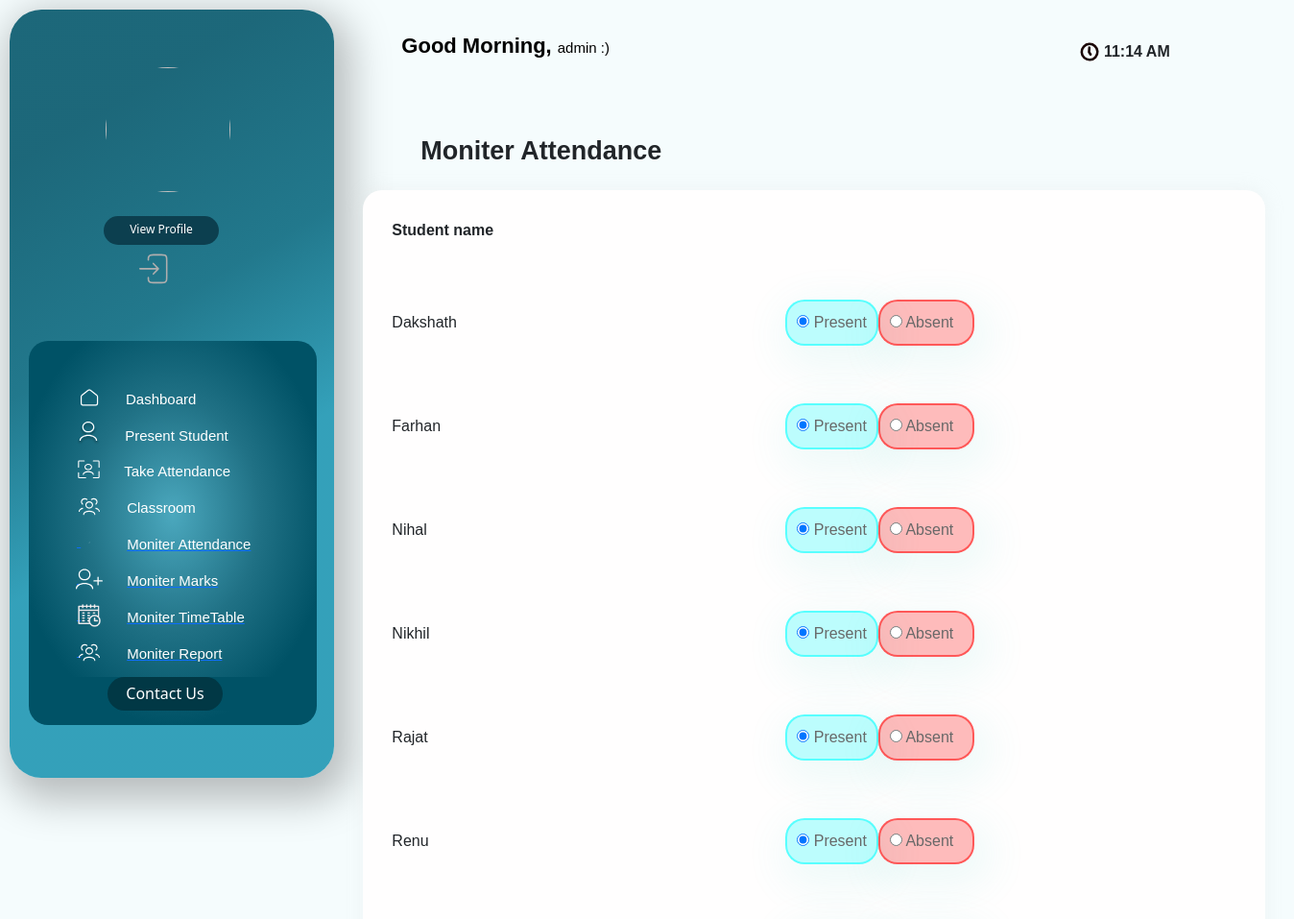
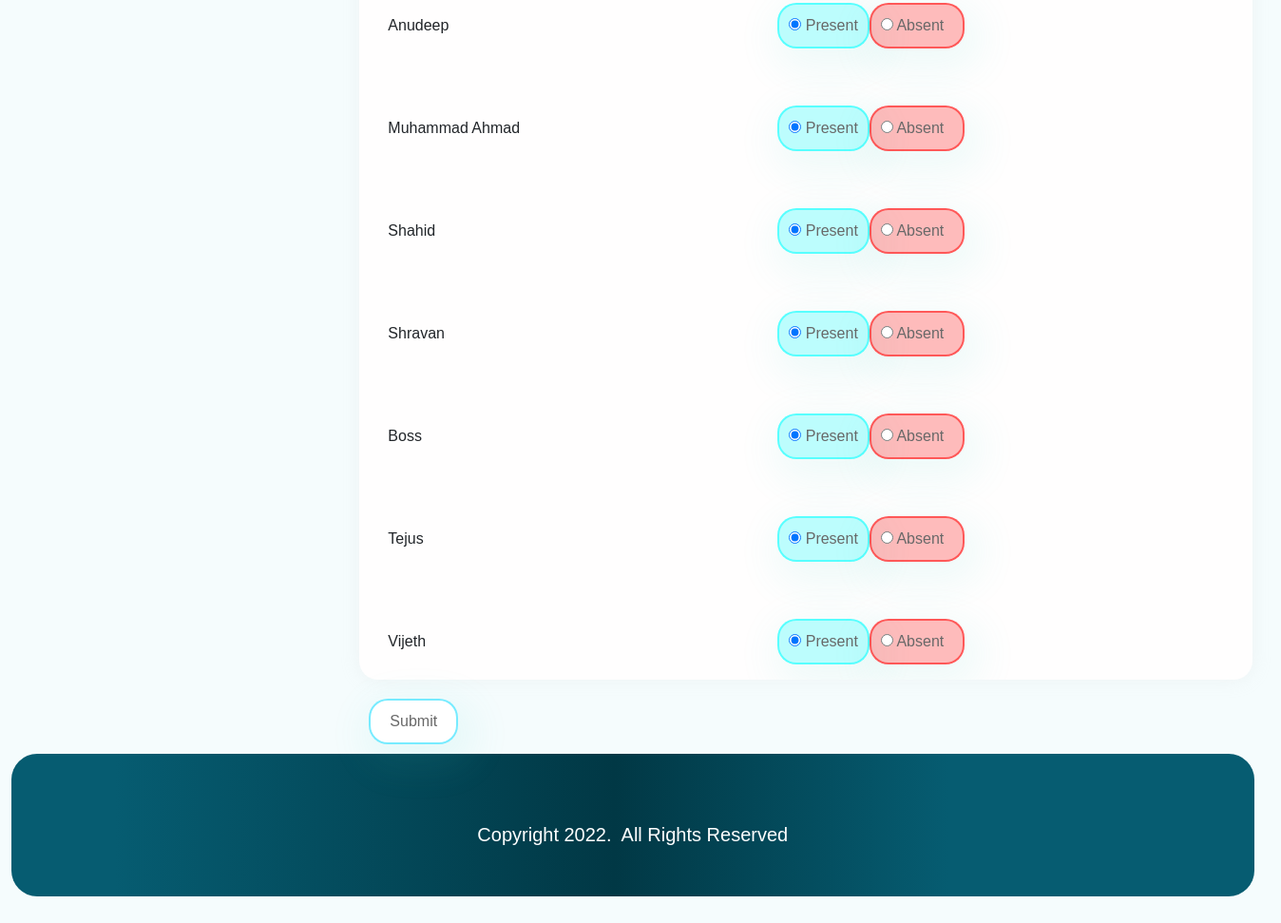
The page /info/teacher/5980/Edit_att/ (signed in) on the database as committed earlier (2 pictures, top to bottom).
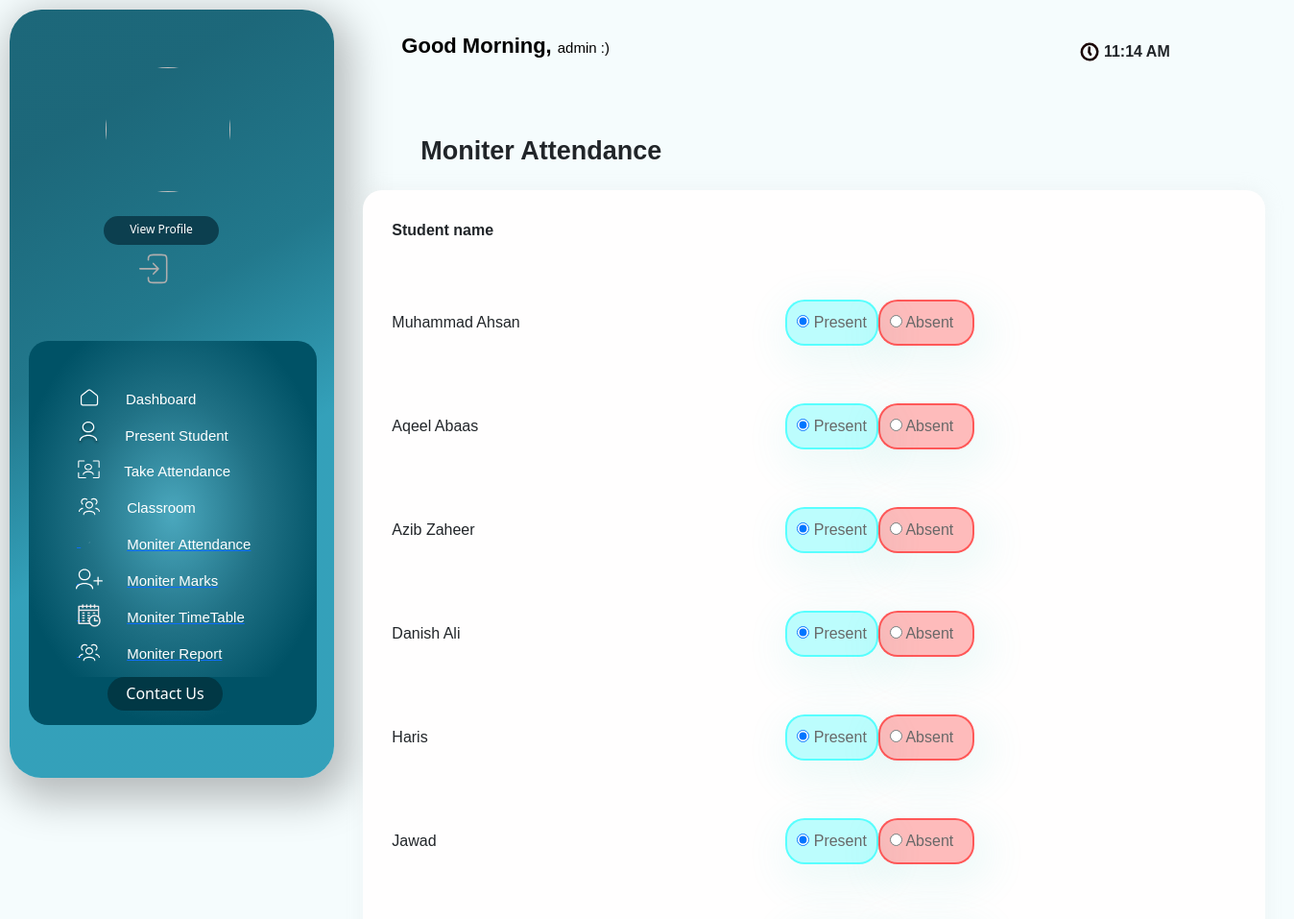
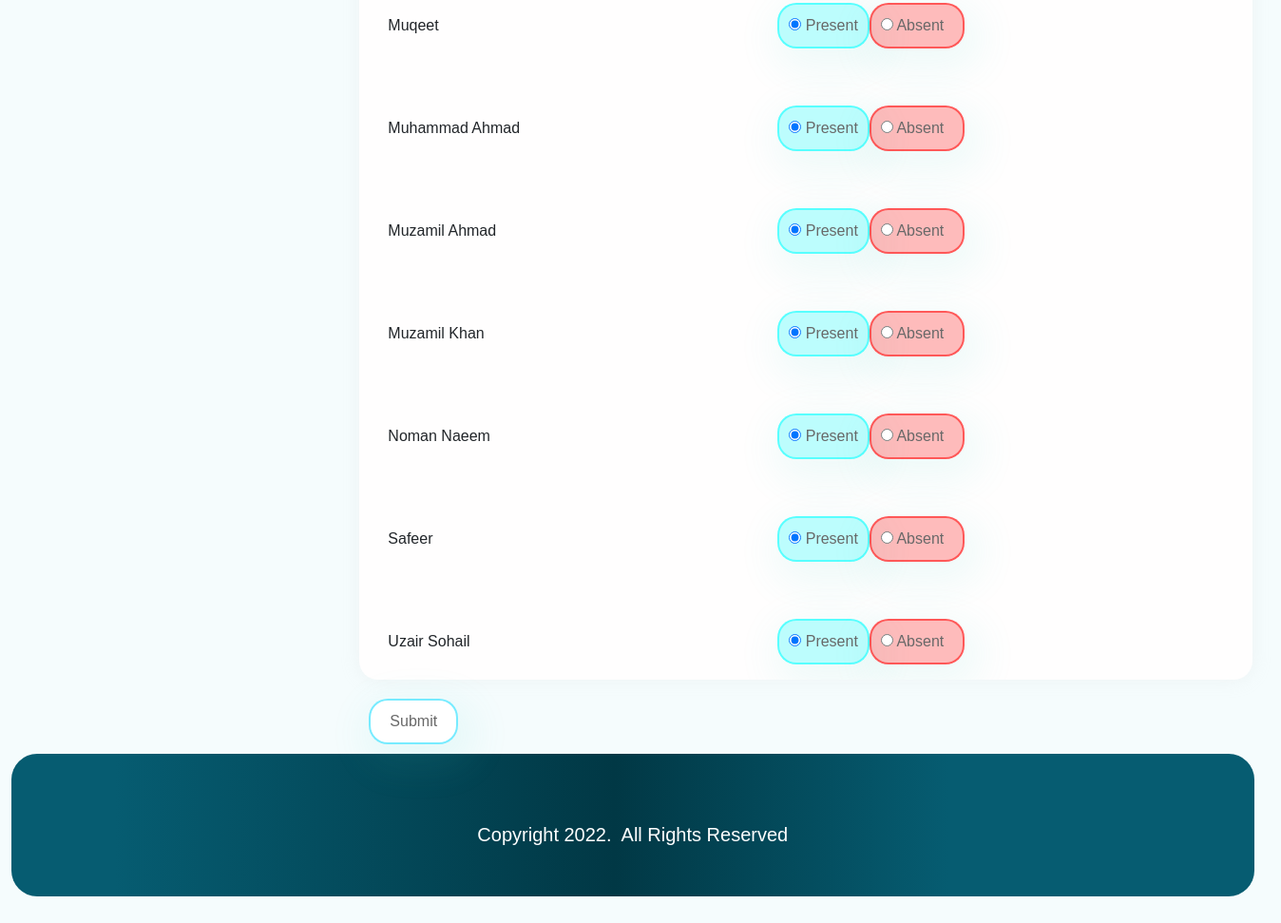
The same page on the database as committed later (2 pictures, top to bottom).
### info/models.py (models this page shows, shortened)
class Attendance(models.Model):
    course = models.ForeignKey(Course, on_delete=models.CASCADE)
    student = models.ForeignKey(Student, on_delete=models.CASCADE)
    attendanceclass = models.ForeignKey(AttendanceClass, on_delete=models.CASCADE, default=1)
    date = models.DateField(default='2018-10-23')
    status = models.BooleanField(default='True')

class Student(models.Model):
    user = models.OneToOneField(User, on_delete=models.CASCADE, null=True)
    class_id = models.ForeignKey(Class, on_delete=models.CASCADE, default=1)
    USN = models.CharField(primary_key='True', max_length=100)
    name = models.CharField(max_length=200)
    Reg = models.TextField(max_length=50,null=True)
    ph = models.TextField(max_length=50)
    email = models.TextField(max_length=50)
    cnic = models.TextField(max_length=50)
    sex = models.CharField(max_length=50, choices=sex_choice, default='Male')
    DOB = models.DateField(default='1998-01-01')
    image = models.ImageField(upload_to=filepath, null=True, blank=True)

### info/views.py (the view)
# urls.py: path('teacher/<int:ass_c_id>/Edit_att/', views.edit_att, name='edit_att'),
@login_required()
def edit_att(request, ass_c_id):
    assc = get_object_or_404(AttendanceClass, id=ass_c_id)
    cr = assc.assign.course
    att_list = Attendance.objects.filter(attendanceclass=assc, course=cr)
    context = {
        'assc': assc,
        'att_list': att_list,'date': g, 'time': current_time
    }
    return render(request, 'info/t_edit_att.html', context)

### info/templates/info/t_edit_att.html (shortened to what the changed rows need)
<!DOCTYPE html>
<html lang="en">
<head>
     <link href="https://cdn.jsdelivr.net/npm/bootstrap@5.2.0-beta1/dist/css/bootstrap.min.css" rel="stylesheet">
</head>
<body style="background-color: rgba(245, 252, 253, 0.94)">
  <div    >
    <div class="maiin">
        <div class="upcnt">
            <div class="upritcnt">
                <div class="Attendance">
                    <div class="prescont">
{% block content %}
<form action="{% url 'confirm' assc.id %}" method="post">
        <div class="card-body">
          <div class="table-responsive">
            <table id="studnt" >
              <thead>
                <tr>
                    <th>Student name</th>
                    <th></th>
                </tr>
              </thead>
                <tbody>
                    {% for att in att_list %}
                    <tr>
                    <td>{{att.student.name}}</td>
                    <td>
                        <div class="btn-group btn-group-toggle" data-toggle="buttons">
                                {% if att.status %}
                                <div>
                                <label style="color: #686868; text-decoration: none; border: 2px solid #05ffff8a; font-family: 'Gill Sans', 'Gill Sans MT', Calibri, 'Trebuchet MS', sans-serif; box-shadow: 7px 13px 42px 11px rgba(76, 216, 195, 0.089); padding: 10px; border-radius: 20px; background-color: rgba(13, 252, 252, 0.274); ">
                                    <input type="radio" name="{{ att.student.USN }}" id="option1" autocomplete="off" value="present" checked> Present
                                </label>
                              </div>
                                <label  style="color: #686868; text-decoration: none; border: 2px solid #ff05058a; font-family: 'Gill Sans', 'Gill Sans MT', Calibri, 'Trebuchet MS', sans-serif; box-shadow: 7px 13px 42px 11px rgba(76, 216, 195, 0.089); padding: 10px; border-radius: 20px; padding-left: 10px; padding-right: 20px; background-color: rgba(252, 13, 13, 0.274); ">
                                    <input type="radio" name="{{ att.student.USN }}" id="option2" autocomplete="off" value="absent"> Absent
                                </label>
                                {% endif %}
                        </div>
                    </td>
                    </tr>
                {% endfor %}
                </tbody>
            </table>
          </div>
        </div>
      </div>
{% endblock %}
</div>
</div>
</div>
</div>
</div>
</body>
</html>

Rows that differ between the two databases and show on the page:
changed through a linked row, Attendance: student.name "Dakshath" → "Muhammad Ahsan"
changed through a linked row, Attendance: student.name "Farhan" → "Aqeel Abaas"
changed through a linked row, Attendance: student.name "Nihal" → "Azib Zaheer"
changed through a linked row, Attendance: student.name "Nikhil" → "Danish Ali"
changed through a linked row, Attendance: student.name "Rajat" → "Haris"
changed through a linked row, Attendance: student.name "Renu" → "Jawad"
changed through a linked row, Attendance: student.name "Anudeep" → "Muqeet"
changed through a linked row, Attendance: student.name "Shahid" → "Muzamil Ahmad"
changed through a linked row, Attendance: student.name "Shravan" → "Muzamil Khan"
changed through a linked row, Attendance: student.name "Boss" → "Noman Naeem"
changed through a linked row, Attendance: student.name "Tejus" → "Safeer"
changed through a linked row, Attendance: student.name "Vijeth" → "Uzair Sohail"
